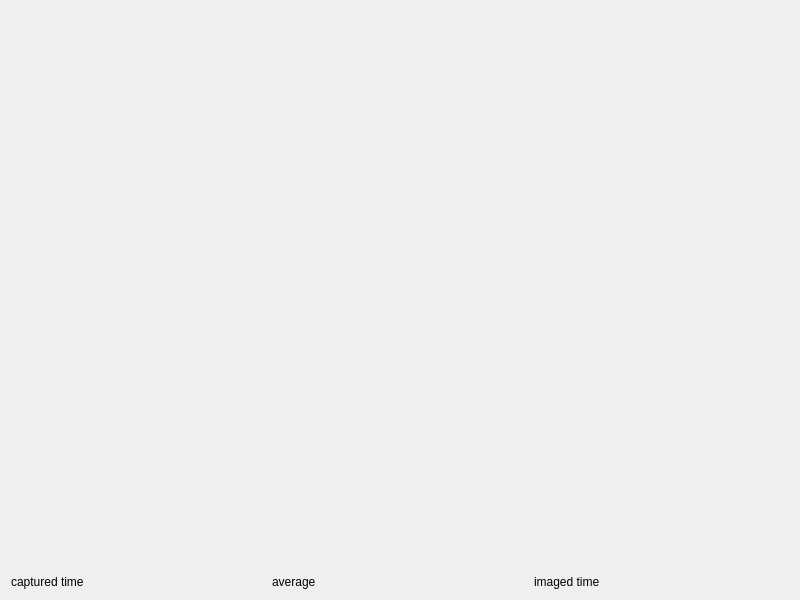
<?xml version="1.0" encoding="UTF-8"?>
<ui version="4.0">
 <class>Win003</class>
 <widget class="QWidget" name="Win003">
  <property name="geometry">
   <rect>
    <x>0</x>
    <y>0</y>
    <width>800</width>
    <height>600</height>
   </rect>
  </property>
  <property name="windowTitle">
   <string>Win003</string>
  </property>
  <layout class="QHBoxLayout" name="horizontalLayout">
   <item>
    <layout class="QVBoxLayout" name="verticalLayout">
     <item>
      <widget class="QLabel" name="labelImage">
       <property name="sizePolicy">
        <sizepolicy hsizetype="Preferred" vsizetype="Expanding">
         <horstretch>0</horstretch>
         <verstretch>0</verstretch>
        </sizepolicy>
       </property>
       <property name="text">
        <string/>
       </property>
      </widget>
     </item>
     <item>
      <layout class="QHBoxLayout" name="horizontalLayout_2">
       <item>
        <widget class="QLabel" name="labelCapturedTime">
         <property name="text">
          <string>captured time</string>
         </property>
        </widget>
       </item>
       <item>
        <widget class="QLabel" name="labelAverage">
         <property name="text">
          <string>average</string>
         </property>
        </widget>
       </item>
       <item>
        <widget class="QLabel" name="labelImagedTime">
         <property name="text">
          <string>imaged time</string>
         </property>
        </widget>
       </item>
      </layout>
     </item>
    </layout>
   </item>
  </layout>
 </widget>
 <resources/>
 <connections/>
</ui>
